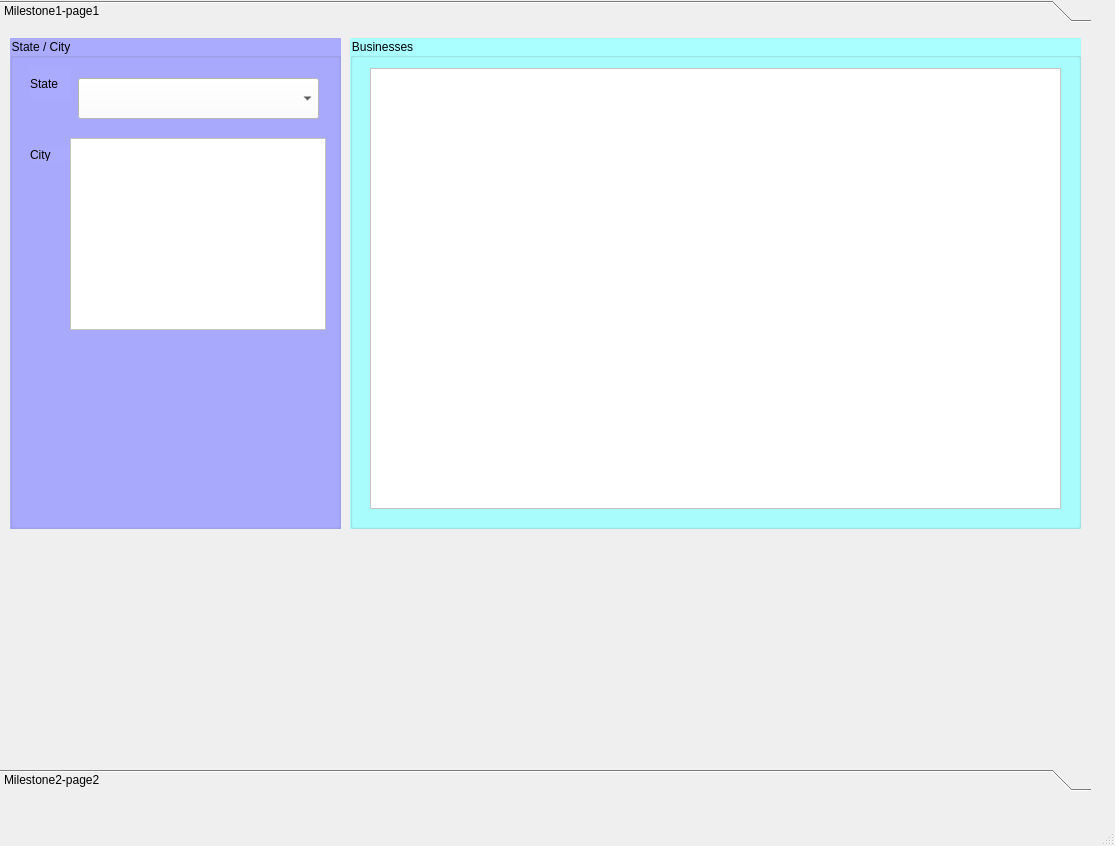
<?xml version="1.0" encoding="UTF-8"?>
<ui version="4.0">
 <class>MainWindow</class>
 <widget class="QMainWindow" name="MainWindow">
  <property name="geometry">
   <rect>
    <x>0</x>
    <y>0</y>
    <width>1115</width>
    <height>846</height>
   </rect>
  </property>
  <property name="windowTitle">
   <string>MainWindow</string>
  </property>
  <widget class="QWidget" name="centralwidget">
   <widget class="QToolBox" name="toolBox">
    <property name="geometry">
     <rect>
      <x>0</x>
      <y>0</y>
      <width>1091</width>
      <height>791</height>
     </rect>
    </property>
    <property name="currentIndex">
     <number>0</number>
    </property>
    <widget class="QWidget" name="page">
     <property name="geometry">
      <rect>
       <x>0</x>
       <y>0</y>
       <width>1091</width>
       <height>737</height>
      </rect>
     </property>
     <attribute name="label">
      <string>Milestone1-page1</string>
     </attribute>
     <widget class="QGroupBox" name="groupBox">
      <property name="geometry">
       <rect>
        <x>10</x>
        <y>10</y>
        <width>331</width>
        <height>491</height>
       </rect>
      </property>
      <property name="styleSheet">
       <string notr="true">font: 11pt &quot;MS UI Gothic&quot;;
background-color: rgb(170, 170, 255);</string>
      </property>
      <property name="title">
       <string>State / City</string>
      </property>
      <widget class="QComboBox" name="stateList">
       <property name="geometry">
        <rect>
         <x>68</x>
         <y>40</y>
         <width>241</width>
         <height>41</height>
        </rect>
       </property>
       <property name="styleSheet">
        <string notr="true">background-color: rgb(255, 255, 255);</string>
       </property>
      </widget>
      <widget class="QLabel" name="label">
       <property name="geometry">
        <rect>
         <x>20</x>
         <y>30</y>
         <width>41</width>
         <height>31</height>
        </rect>
       </property>
       <property name="styleSheet">
        <string notr="true">font: 12pt &quot;MS Shell Dlg 2&quot;;</string>
       </property>
       <property name="text">
        <string>State</string>
       </property>
      </widget>
      <widget class="QLabel" name="label_2">
       <property name="geometry">
        <rect>
         <x>20</x>
         <y>110</y>
         <width>47</width>
         <height>13</height>
        </rect>
       </property>
       <property name="styleSheet">
        <string notr="true">font: 12pt &quot;MS Shell Dlg 2&quot;;</string>
       </property>
       <property name="text">
        <string>City</string>
       </property>
      </widget>
      <widget class="QListWidget" name="cityList">
       <property name="geometry">
        <rect>
         <x>60</x>
         <y>100</y>
         <width>256</width>
         <height>192</height>
        </rect>
       </property>
       <property name="styleSheet">
        <string notr="true">background-color: rgb(255, 255, 255);</string>
       </property>
      </widget>
     </widget>
     <widget class="QGroupBox" name="businessGroup">
      <property name="geometry">
       <rect>
        <x>350</x>
        <y>10</y>
        <width>731</width>
        <height>491</height>
       </rect>
      </property>
      <property name="styleSheet">
       <string notr="true">background-color: rgb(170, 255, 255);
font: 12pt &quot;MS Shell Dlg 2&quot;;</string>
      </property>
      <property name="title">
       <string>Businesses</string>
      </property>
      <widget class="QTableWidget" name="businessTable">
       <property name="geometry">
        <rect>
         <x>20</x>
         <y>30</y>
         <width>691</width>
         <height>441</height>
        </rect>
       </property>
       <property name="styleSheet">
        <string notr="true">background-color: rgb(255, 255, 255);
font: 8pt &quot;Tahoma&quot;;</string>
       </property>
       <attribute name="horizontalHeaderStretchLastSection">
        <bool>true</bool>
       </attribute>
       <attribute name="verticalHeaderVisible">
        <bool>false</bool>
       </attribute>
      </widget>
     </widget>
    </widget>
    <widget class="QWidget" name="page_2">
     <property name="geometry">
      <rect>
       <x>0</x>
       <y>0</y>
       <width>1091</width>
       <height>737</height>
      </rect>
     </property>
     <attribute name="label">
      <string>Milestone2-page2</string>
     </attribute>
    </widget>
   </widget>
  </widget>
  <widget class="QMenuBar" name="menubar">
   <property name="geometry">
    <rect>
     <x>0</x>
     <y>0</y>
     <width>1115</width>
     <height>21</height>
    </rect>
   </property>
  </widget>
  <widget class="QStatusBar" name="statusbar"/>
 </widget>
 <resources/>
 <connections/>
</ui>
